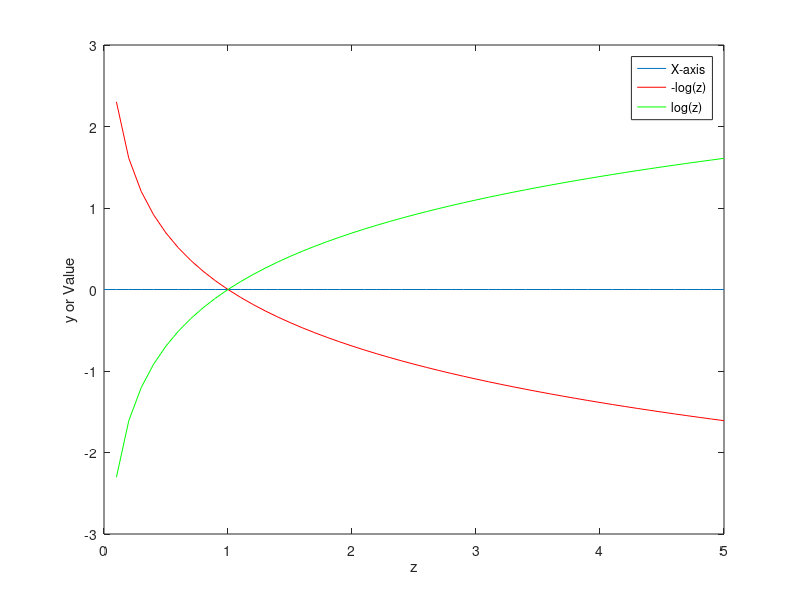

The MATLAB source for this figure:
function[z,y]=plotPosNegLogs()
close all
z = 0:0.1:5;
y = zeros(1,length(z));
plot(z, y);
hold on;
plot(z, -log(z), 'r');
plot(z, log(z), 'g');
legend('X-axis','-log(z)', 'log(z)');
xlabel('z');
ylabel('y or Value');